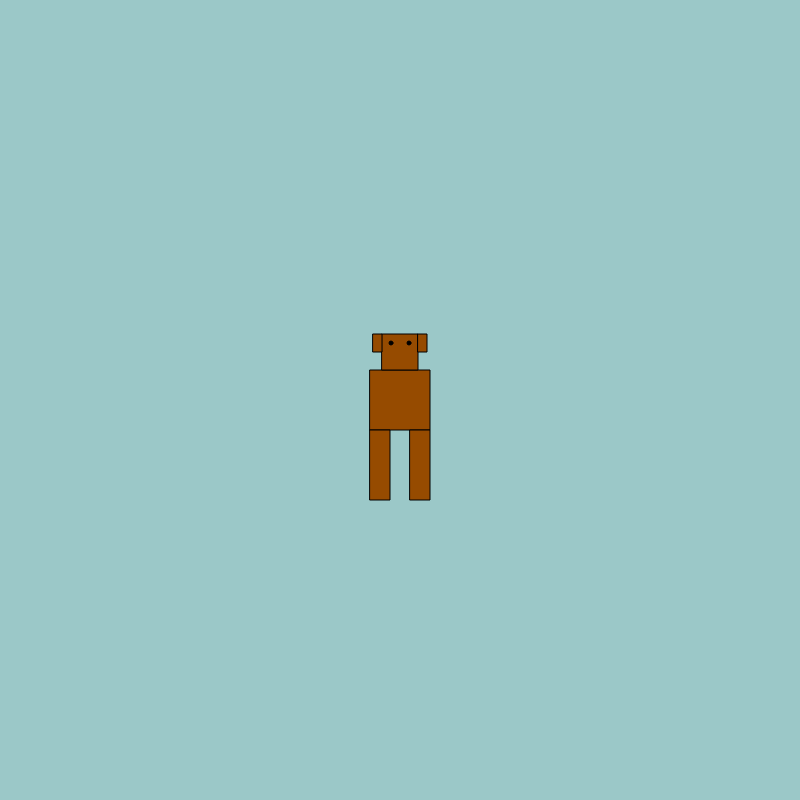
Frame 1 (no input)
Frame 60 (no input): identical to frame 1, image omitted
Frame 120 (the mouse pressed at the canvas centre since frame 60): identical to frame 1, image omitted

The p5.js sketch that drew this single still picture (run headless with seeded random() and noise() and a simulated clock; from frame 60 on, the mouse is pressed at the canvas centre):

// p5.js sketch
// ── sketch.js
let color='#964b00';
let k=2;
let eye=2*k;
let stat;
let x;
let y;
let xSpecial;

let telo=
{
    height: 30*k,
    width: 100*k
};

let golova=
{
    height: 18*k,
    width: 30*k
};

let noga=
{
    height: 35*k,
    width: 10*k
};

let hvost=
{
    height: 25*k,
    width: 7*k
};


function setup() 
{
    createCanvas(400*k,400*k);
    x = width*1/2 - (telo.height*1/2);
    y = height*1/2 - (telo.height*1/2);
    xSpecial = x+telo.height-telo.width;
}

function draw()
{
    background(155,200,200);
    if (keyIsPressed == false){
        stat=1;}
    
    //Стоячее положение
    if (stat==1){
    fill(color);
    rect(x,
         y,
         telo.height,
         telo.height); //тело
    rect(x,
         (y+telo.height),
         noga.width,
         noga.height); //левая нога
    rect((x+telo.height-noga.width),
         (y+telo.height),
         noga.width,
         noga.height); //правая нога
    rect((x+(telo.height*1/2)-(golova.height*1/2)),
         (y-golova.height),
         golova.height,golova.height); //голова
    rect((x+(telo.height*1/2)-(golova.height*6/8)),
         (y-golova.height),
         (golova.height*2/8),
         (golova.height*1/2)); //левое ухо
    rect((x+(telo.height*1/2)+(golova.height*1/2)),
         (y-golova.height),
         (golova.height*2/8),
         (golova.height*1/2)); //правое ухо
    fill(0);
    ellipse((x+(telo.height*1/2)-(golova.height*1/4)),
            (y-(golova.height*3/4)),
            eye,
            eye); //левый глаз   
    ellipse((x+(telo.height*1/2)+(golova.height*1/4)),
            (y-(golova.height*3/4)),
            eye,
            eye);} //правый глаз 
    
    //Движение вправо
    if (stat==2){
    fill(color);
    rect(xSpecial,
         y,
         telo.width,
         telo.height); //тело
    rect(xSpecial,
         (y+telo.height),
         noga.width,
         noga.height); //задняя нога
    rect((xSpecial+telo.width-noga.width),
         (y+telo.height),
         noga.width,
         noga.height); //передняя нога
    rect((xSpecial+telo.width-(golova.width*1/3)),
         (y-golova.height),
         golova.width,
         golova.height); //голова
    triangle((xSpecial+telo.width-(golova.width*1/3)),
             (y-golova.height),
             (xSpecial+telo.width-(golova.width*1/6)),
             (y-golova.height),
             (xSpecial+telo.width-(golova.width*2/9)),
             (y-(golova.height)/2)); //ухо
    rect((xSpecial-hvost.width),
         y,
         hvost.width,
         hvost.height); //хвост
    fill(0);
    ellipse((xSpecial+telo.width),
            (y-(golova.height*3/4)),
            eye,
            eye);} //глаз
        
    //Движение влево
    if (stat==3){
    fill(color);
    rect(x,
         y,
         telo.width,
         telo.height); //тело
    rect(x,
         (y+telo.height),
         noga.width,noga.height); //передняя нога
    rect((x+telo.width-noga.width),
         (y+telo.height),
         noga.width,
         noga.height); //задняя нога
    rect((x-(golova.width*2/3)),
         (y-golova.height),
         golova.width,
         golova.height); //голова
    triangle((x+(golova.width*1/3)),
             (y-golova.height),
             (x+(golova.width*1/6)),
             (y-golova.height),
             (x+(golova.width*2/9)),
             (y-(golova.height)/2)); //ухо
    rect((x+telo.width),y,hvost.width,hvost.height); //хвост
    fill(0);
    ellipse(x,(y-(golova.height*3/4)),eye,eye);} //глаз
    
    //Прыжок вправо
    if (stat==5){
    fill(color);
    rect(xSpecial,
         y,
         telo.width,
         telo.height); //тело
    rect((xSpecial-noga.height+noga.width),
         (y+telo.height),
         noga.height,
         noga.width); //задняя нога
    rect((xSpecial+telo.width-noga.width),
         (y+telo.height),
         noga.height,
         noga.width); //передняя нога
    rect((xSpecial+telo.width-(golova.width*1/3)),
         (y-golova.height),
         golova.width,
         golova.height); //голова
    triangle((xSpecial+telo.width-(golova.width*1/3)),
             (y-golova.height),
             (xSpecial+telo.width-(golova.width*1/6)),
             (y-golova.height),
             (xSpecial+telo.width-(golova.width*2/9)),
             (y-(golova.height)/2)); //ухо
    rect((xSpecial-hvost.height),
         y,
         hvost.height,
         hvost.width); //хвост
    fill(0);
    ellipse((xSpecial+telo.width),
            (y-(golova.height*3/4)),
            eye,
            eye);} //глаз
    
    //Прыжок влево
    if (stat==6){
    fill(color);
    rect(x,
         y,
         telo.width,
         telo.height); //тело
    rect((x-noga.height+noga.width),
         (y+telo.height),
         noga.height,
         noga.width); //передняя нога
    rect((x+telo.width-noga.width),
         (y+telo.height),
         noga.height,
         noga.width); //задняя нога
    rect((x-(golova.width*2/3)),
         (y-golova.height),
         golova.width,
         golova.height); //голова
    triangle((x+(golova.width*1/3)),
             (y-golova.height),
             (x+(golova.width*1/6)),
             (y-golova.height),
             (x+(golova.width*2/9)),
             (y-(golova.height)/2)); //ухо
    rect((x+telo.width),
         y,
         hvost.height,
         hvost.width); //хвост
    fill(0);
    ellipse(x,
            (y-(golova.height*3/4)),
            eye,
            eye);} //глаз

    //Прыжок на месте
    if (stat==4){
    fill(color);
    rect(x,
         y,
         telo.height,
         telo.height); //тело
    rect((x-noga.height+noga.width),
         (y+telo.height),
         noga.height,
         noga.width); //левая нога
    rect((x+telo.height-noga.width),
         (y+telo.height),
         noga.height,
         noga.width); //правая нога
    rect((x+(telo.height*1/2)-(golova.height*1/2)),
         (y-golova.height),
         golova.height,
         golova.height); //голова
    rect((x+(telo.height*1/2)-(golova.height*6/8)),
         (y-golova.height),
         (golova.height*2/8),
         (golova.height*1/2)); //левое ухо
    rect((x+(telo.height*1/2)+(golova.height*1/2)),
         (y-golova.height),
         (golova.height*2/8),
         (golova.height*1/2)); //правое ухо
    fill(0);
    ellipse((x+(telo.height*1/2)-(golova.height*1/4)),
            (y-(golova.height*3/4)),
            eye,
            eye); //левый глаз   
    ellipse((x+(telo.height*1/2)+(golova.height*1/4)),
            (y-(golova.height*3/4)),
            eye,
            eye);} //правый глаз 
}

function keyPressed()
{
    if (key==='d'){
        stat=2;}
    else if (key==='a'){
        stat=3;}
    else if (key==='w'){
        stat=4;}
    else if (key==='e'){
        stat=5;}
    else if (key==='q'){
        stat=6;}   
}
